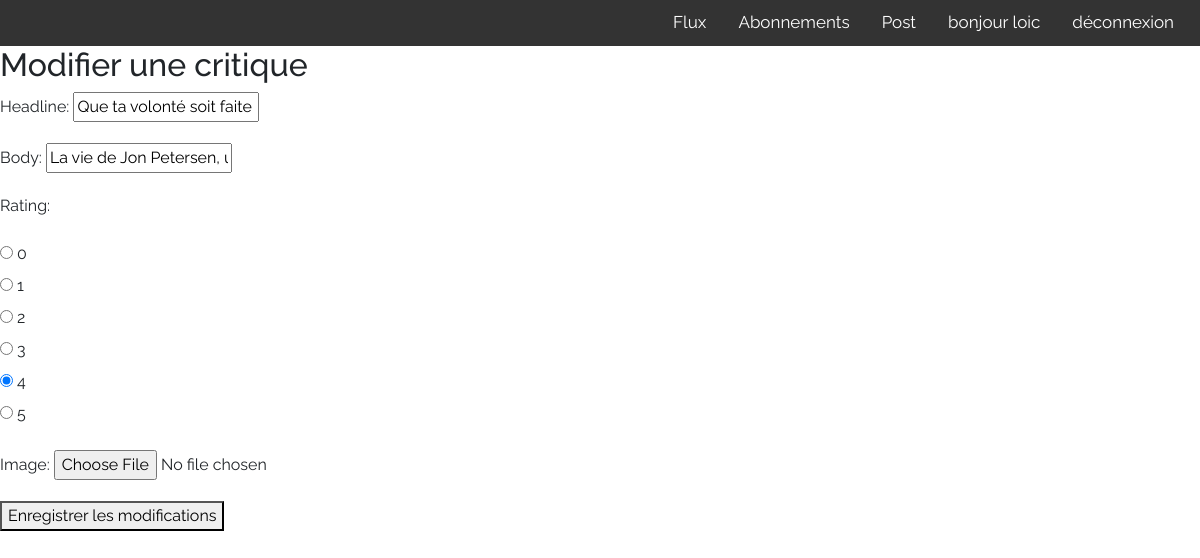
/edit_review/2/ (signed in), run on an earlier commit of the app's database.
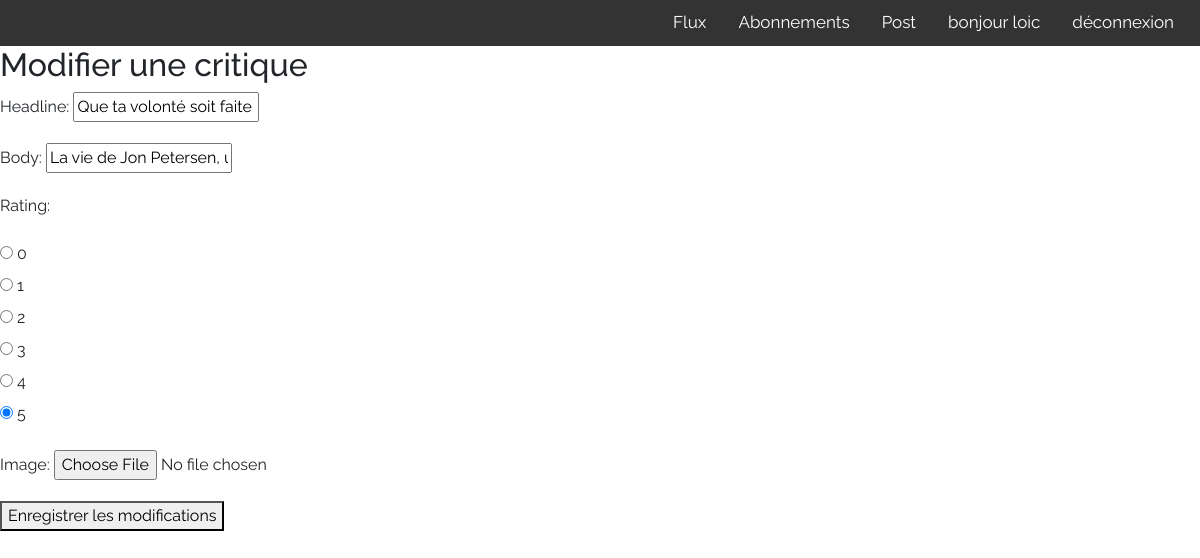
And on a later commit of the database.
### reviews/models.py (models this page shows)
class Review(models.Model):
	ticket = models.ForeignKey("tickets.ticket", on_delete=models.CASCADE)
	rating = models.PositiveIntegerField(max_length=None, validators=[MinValueValidator(0), MaxValueValidator(5)])
	user = models.ForeignKey(User, on_delete=models.CASCADE)
	headline = models.CharField(max_length=128)
	body = models.TextField(max_length=8192, blank=True)
	time_created = models.DateTimeField(auto_now_add=True)
	class Meta:
		verbose_name = 'Review'
		verbose_name_plural = 'Toutes les reviews'
		ordering = ["time_created"]

### reviews/views.py (the view)
# urls.py: path('edit_review/<int:review_id>/', views.edit_review, name='edit_review'),
@login_required(login_url='followers:login')
def edit_review(request, review_id):
    review = get_object_or_404(Review, pk=review_id)
    if request.method == 'POST':
        form = ReviewCreateForm(request.POST, instance=review)
        if form.is_valid():
            form.save()
            return redirect('reviews:user_posts')
    else:
        form = ReviewCreateForm(instance=review)
    return render(request, 'edit_review.html', {'form': form})

### reviews/views.py
class ReviewCreateForm(forms.ModelForm):
    headline = forms.CharField(max_length=128)
    body = forms.CharField(required=False)
    RATING_CHOICES = [(i, str(i)) for i in range(0, 6)]
    rating = forms.ChoiceField(widget=forms.RadioSelect, choices=RATING_CHOICES)
    image = forms.ImageField(required=False)
    class Meta:
        model = Review
        exclude = ['ticket']
        fields = ['headline', 'body', 'rating', ]

### reviews/templates/reviews/edit_review.html (shortened to what this page needs)
{% extends 'base.html' %}
{% block content %}
  <h2>Modifier une critique</h2>
  <form method="post">
    {{ form.as_p }}
    <button type="submit">Enregistrer les modifications</button>
  </form>
{% endblock %}

What changed in the data, as far as the page shows it:
changed Review "Que ta volonté soit faite": rating "☐ 0 ☐ 1 ☐ 2 ☐ 3 ☑ 4 ☐ 5" → "☐ 0 ☐ 1 ☐ 2 ☐ 3 ☐ 4 ☑ 5"
